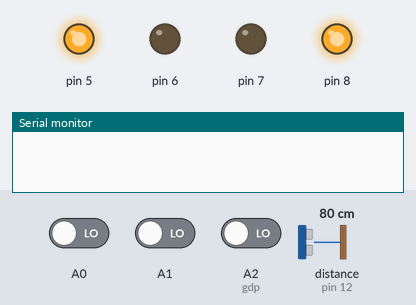
Simulated run of this sketch. Board: Arduino Uno, built with avr-gcc and run on an emulated ATmega328P. Parts: output pins drawn as LEDs (lit = HIGH), the last lines printed to the serial monitor. Wiring (inferred from the names in the program): ultrasonic range finder: trigger pin 13; echo pin 12. Dashed ring = blinking. The inputs (shaded band) are chosen by the test bench; at power-on: distance to the obstacle (sensor on pin 12) 80 cm, A0 LOW, A2 (gdp) LOW, A1 LOW. The echo pulse lasts 58.3 µs per cm; pins used as bus, display or sensor lines are not drawn.

Above: at 1.2 s.
1.3 s: distance to the obstacle (sensor on pin 12) set to 24 cm
2.8 s: distance to the obstacle (sensor on pin 12) set to 19 cm
At 3.3 s:
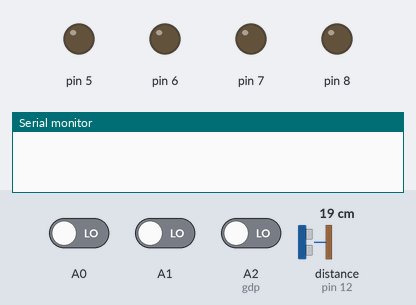
5.8 s: A0 driven HIGH
8.8 s: A2 (gdp) driven HIGH
At 11.2 s:
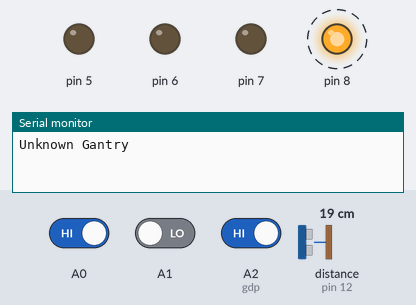
11.3 s: A0 driven LOW
At 13.6 s:
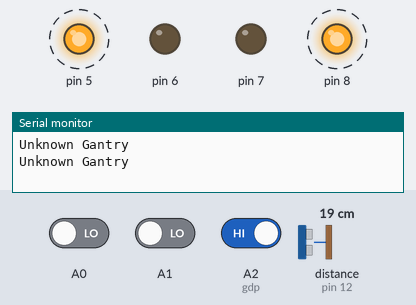
14.3 s: A1 driven HIGH
At 17.6 s:
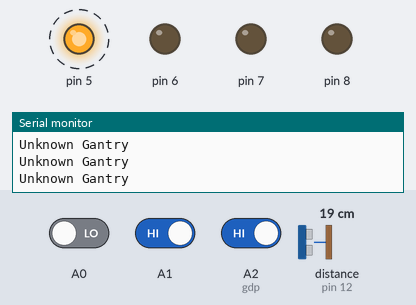
Timing chart, 0 to 18.3 s (numbered marks = the images above; inputs shaded):
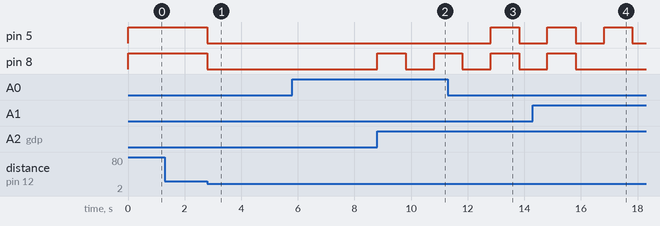

Measured:
- the behaviour switches between 22 and 21 cm on distance to the obstacle (sensor on pin 12) (found by bisection; images 0 and 1)
- after the input at 1.3 s, every drawn part: stays the same
- after the input at 2.8 s, pin 5, pin 8: HIGH → LOW at once
- after the input at 8.8 s, pin 8: LOW → HIGH at once, → LOW 1.0 s later, → HIGH 1.0 s later
- after the input at 11.3 s, pin 5: LOW → HIGH after 1.5 s, → LOW 1.0 s later
- after the input at 14.3 s, pin 8: goes on until 15.8 s, then stays LOW

The sketch:

code2lab.ino
```cpp
//////////////////////////////////
//Bronze challenge              //
//ECE4_Labgroup1                //
//                              //
//HardikSarraf    102006096     //
//KritiJain       102006097     //
//Aadyajalota     102006098     //
//vanshikaSharma  102006099     //
//////////////////////////////////

const int trigPin = 13, echoPin = 12, gdp = A2;
static int count = 0,timee = 0;
static long unsigned int t1, t2;
char event = 'a';

void setup() {
  pinMode(trigPin, OUTPUT);
  pinMode(echoPin, INPUT);

  pinMode(5,OUTPUT);
  pinMode(6,OUTPUT);
  pinMode(7,OUTPUT);
  pinMode(8,OUTPUT);
  pinMode(A0,INPUT);
  pinMode(A1,INPUT);
  pinMode(gdp,INPUT);
  Serial.begin(9600);

  //startt();
}

void loop() {
  gantry();
  //nfigb();
  pathFinder();
}
```

gantry.ino
```cpp
void gantry() {

if (digitalRead(gdp)==HIGH) {
unsigned long d = pulseIn(gdp,HIGH);

if (d>500 and d<1500){
  Serial.println("Gantry 1");
  stopp(); delay(1000);
  }

else if (d>2000 and d< 3000) {
  Serial.println("Gantry 2");
  stopp(); delay(1000);
  }

else if (d>3000 and d<4000) {
  Serial.println("Gantry 3");
  stopp(); delay(1000);
  count = count + 1;
  }
else {
  Serial.println("Unknown Gantry");
  }
}
}
```

motion.ino
```cpp
void forward() {
  digitalWrite(5,HIGH); digitalWrite(6,LOW);
  digitalWrite(7,LOW); digitalWrite(8,HIGH);
  }
void stopp() {
  digitalWrite(5,LOW); digitalWrite(6,LOW);
  digitalWrite(7,LOW); digitalWrite(8,LOW);
  }
void right(){
  digitalWrite(5,LOW); digitalWrite(6,LOW);
  digitalWrite(7,LOW); digitalWrite(8,HIGH);
  }
void left(){
  digitalWrite(5,HIGH); digitalWrite(6,LOW);
  digitalWrite(7,LOW); digitalWrite(8,LOW);
  }

int ultraRead() {
  digitalWrite(trigPin, LOW); delayMicroseconds(2);
  digitalWrite(trigPin, HIGH); delayMicroseconds(10);
  digitalWrite(trigPin, LOW);
  return(pulseIn(echoPin, HIGH)*0.017);
  }

void pathFinder(){
  int ls = digitalRead(A0);
  int rs = digitalRead(A1);

  if(ultraRead()<=20) { stopp(); delay(1000);}

  if(ls==1 && rs==1)      { forward();}
  else if(ls==0 && rs==0) { forward();}
  else if(ls==0 && rs==1) { left();}
  else if(ls==1 && rs==0) { right();}
  else                    { stopp();}
  }

void parking(){
  int ls = digitalRead(A0);
  int rs = digitalRead(A1);

  if(ultraRead()<=20) { stopp(); delay(2000);}
  if(ls==1 && rs==1)      { forward();}
  else if(ls==0 && rs==0) { stopp;}
  else if(ls==0 && rs==1) { left();}
  else if(ls==1 && rs==0) { right();}
  else                    { stopp();}
  }
```

start.ino
```cpp
void startt(){
  while(event != 's'){
    if(Serial.available()){
      event = Serial.read();
      }
    stopp();
    }
  }
```

config.ino
```cpp
void configb() {
  t1 = millis();
  while (count >= 2) {
    if (timee < 2000) {
      pathFinder();
    }
    else if (timee > 2000 && timee < 3000) {
      right();
    }
    else {
      parking();
    }
    t2 = millis();
    timee =  t2 - t1;
  }
}
```
